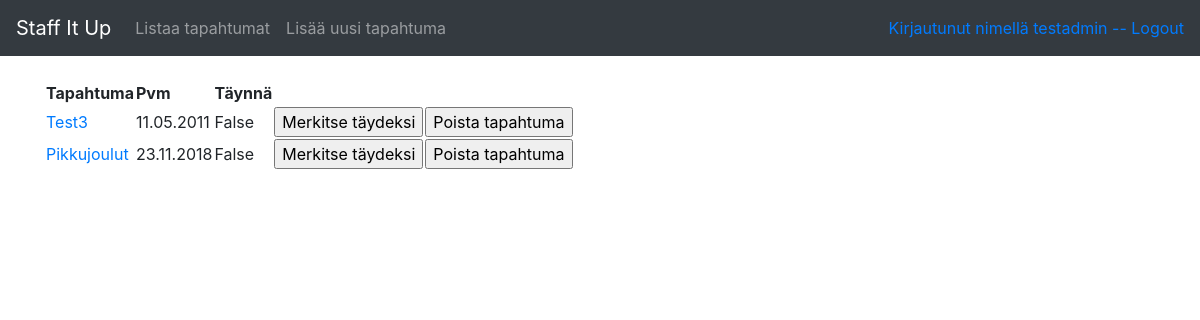
/admin/events (signed in), run on the app's committed database.
### application/auth/models.py (models this page shows, shortened)
class User(db.Model):
    __tablename__ = "account"
    id = db.Column(db.Integer, primary_key=True)
    date_created = db.Column(db.DateTime, default=db.func.current_timestamp())
    date_modified = db.Column(db.DateTime, default=db.func.current_timestamp(),
                              onupdate=db.func.current_timestamp())
    name = db.Column(db.String(144), nullable=False)
    username = db.Column(db.String(20), nullable=False)
    password = db.Column(db.String(30), nullable=False)
    email = db.Column(db.String(144))
    phone = db.Column(db.String(20))
    roles = db.relationship("Role", secondary="account_role")
    def is_authenticated(self):
        return True

### application/events/models.py (models this page shows, shortened)
class Event(db.Model):
    id = db.Column(db.Integer, primary_key=True)
    type = db.Column(db.String(144), nullable=False)
    date = db.Column(db.Date, nullable=False)
    pax = db.Column(db.Integer)
    info = db.Column(db.String(500))
    staffed = db.Column(db.Boolean, nullable=False)
    assignments = db.relationship("Assignment", backref='event', lazy=True)

### application/events/views.py (the view)
@app.route("/admin/events", methods=["GET"])
@login_required(role="admin")
def events_index():
    events = Event.query.all()
    return render_template("admin/events/list.html", events = Event.query.order_by(Event.date).all())

### application/__init__.py (called while the page is built)
def login_required(role="ANY"):
    def wrapper(fn):
        @wraps(fn)
        def decorated_view(*args, **kwargs):
            if not current_user.is_authenticated():
                return login_manager.unauthorized()
            unauthorized = False
            if role != "ANY":
                unauthorized = True
                if role == "admin":
                    login_manager.login_view = "admin_login"
                for user_role in current_user.roles:
                    if user_role.name == role:
                        unauthorized = False
                        break
            if unauthorized:
                return login_manager.unauthorized()
            login_manager.login_view = "auth_login"
            return fn(*args, **kwargs)
        return decorated_view
    return wrapper

@login_manager.user_loader
def load_user(user_id):
    return User.query.get(user_id)

### application/templates/admin/events/list.html
{% extends "admin/layout.html" %}
{% block body %}
  <table>
    <tr>
      <th>Tapahtuma</th>
      <th>Pvm</th>
      <th>Täynnä</th>
    </tr>
    {% for event in events %}
    <tr>
      <td>
        <a href="{{ url_for('event_details', event_id=event.id) }}">{{ event.type }}</a>
      </td>
      <td>{{ event.date.strftime("%d.%m.%Y") }}</td>
      <td>{{ event.staffed }}</td>
      <td>
	      <form method="POST" action="{{ url_for('events_set_staffed', event_id=event.id) }}">
          {% if event.staffed == False %}
          <input type="submit" value="Merkitse täydeksi"/>
          {% else %}
          <input type="submit" value="Avaa hakuun"/>
          {% endif %}
	      </form>
      </td>
      <td>
	      <form method="POST" action="{{ url_for('events_delete', event_id=event.id) }}">
	        <input type="submit" value="Poista tapahtuma"/>
	      </form>
      </td>
    </tr>
    {% endfor %}
  </table>
{% endblock %}

### application/templates/admin/layout.html (shortened to what this page needs)
<!DOCTYPE html>
  <html>
    <head>
      <link rel="stylesheet" href="https://maxcdn.bootstrapcdn.com/bootstrap/4.0.0/css/bootstrap.min.css">
    </head>
    <body>
      <nav class="navbar navbar-expand-md navbar-dark bg-dark mb-4">
	      <a class="navbar-brand" href="{{ url_for('admin_index') }} ">Staff It Up</a>
	        <div class="collapse navbar-collapse" id="navbarCollapse">
            <ul class="navbar-nav mr-auto">
              <li class="nav-item">
                <a class="nav-link" href="{{ url_for('events_index') }} ">Listaa tapahtumat</a>
              </li>
              <li class="nav-item">
                <a class="nav-link" href="{{ url_for('events_form') }} ">Lisää uusi tapahtuma</a>
              </li>
            </ul>
            <div class="form-inline mt-2 mt-md-0">
	            {% if current_user.is_authenticated %}
	            <a href="{{ url_for('auth_logout') }}">Kirjautunut nimellä {{ current_user.name }} -- Logout</a>
	            {% else %}
	            <a href="{{ url_for('auth_login') }}">Kirjaudu sisään</a>
              <a href="{{ url_for('newUser_form') }}">Luo uusi käyttäjä</a>
	            {% endif %}
            </div>
	        </div>
        </nav>
        <main role="main" class="container">
	        {% block body %}{% endblock %}
      </main>
    </body>
  </html>

### data on the page
User: name "testadmin"
Event: type "Test3", date "11.05.2011", staffed "False"
Event: type "Pikkujoulut", date "23.11.2018", staffed "False"
